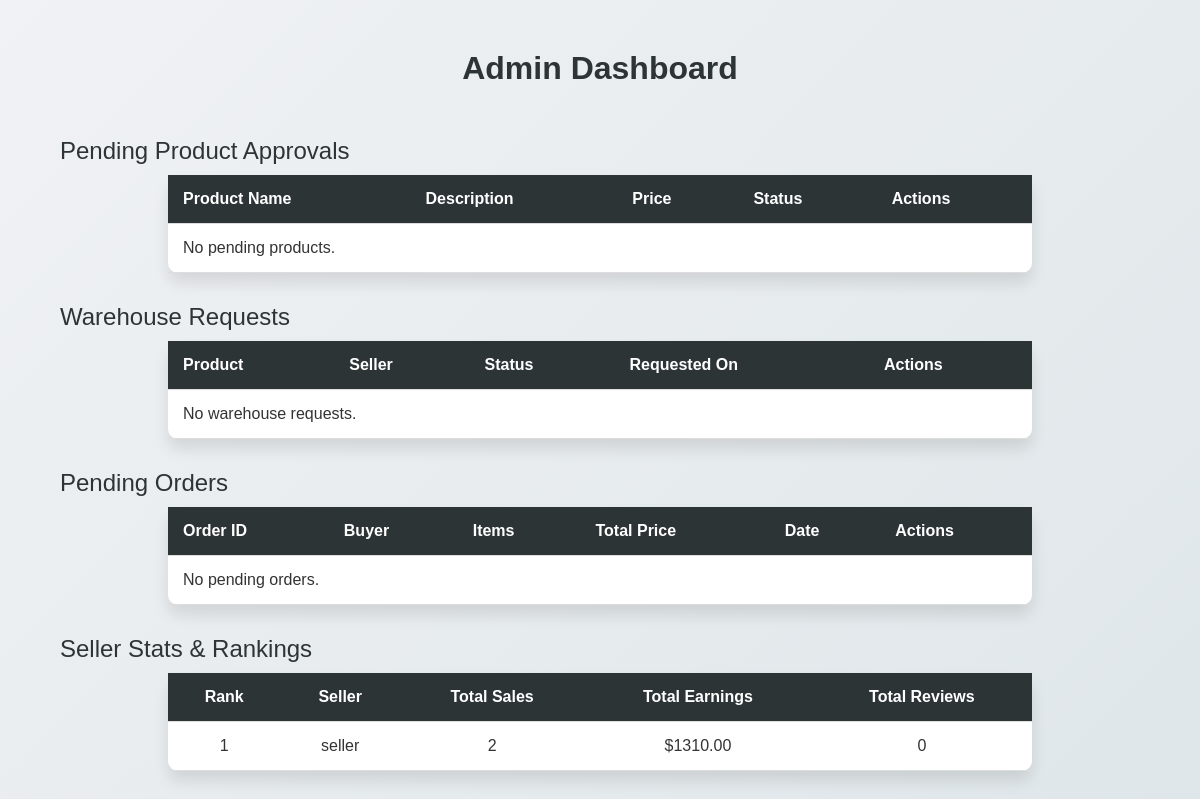
The app's page /admin/dashboard (signed in), older data.
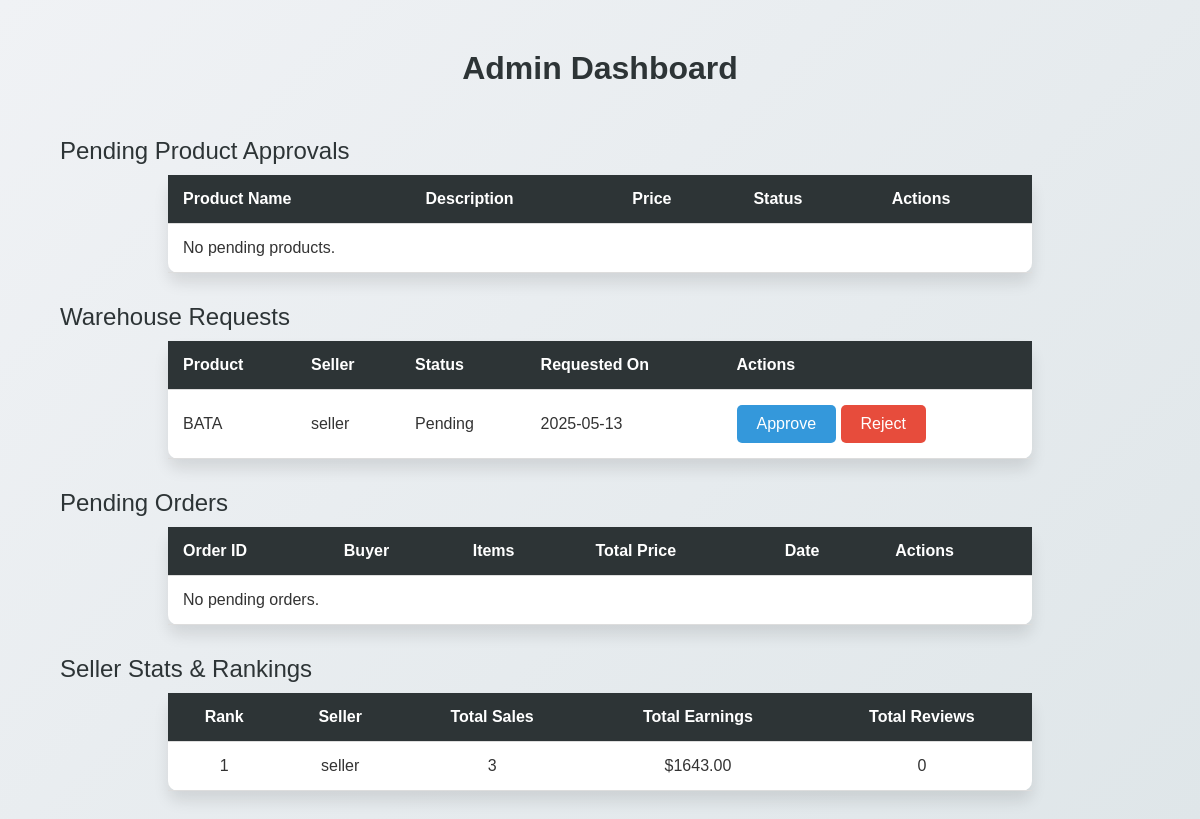
The same page, newer data.
### models.py (models this page shows, shortened)
class User(db.Model, UserMixin):
    id = db.Column(db.Integer, primary_key=True)
    username = db.Column(db.String(100), unique=True, nullable=False)
    email = db.Column(db.String(120), unique=True, nullable=False)
    password_hash = db.Column(db.String(255), nullable=False)
    role = db.Column(db.String(10), nullable=False)  # 'owner', 'buyer', 'seller'
    first_name = db.Column(db.String(100), nullable=False)
    last_name = db.Column(db.String(100), nullable=False)
    contact_number = db.Column(db.String(20), nullable=True)
    address = db.Column(db.Text, nullable=True)
    profile_picture = db.Column(db.String(255), nullable=True)
    membership_status = db.Column(db.String(10), nullable=True)  # 'free' or 'premium'
    account_status = db.Column(db.String(10), nullable=False, default='active')  # 'active', 'suspended', 'deleted'
    premium = db.Column(db.Boolean, default=False)  # Is the seller premium
    storage_count = db.Column(db.Integer, default=0)  # Track the number of products in the warehouse
    @property
    def is_active(self):
        return self.account_status == 'active'

class WarehouseRequest(db.Model):
    id = db.Column(db.Integer, primary_key=True)
    product_id = db.Column(db.Integer, db.ForeignKey('product.id'), nullable=False)
    seller_id = db.Column(db.Integer, db.ForeignKey('user.id'), nullable=False)
    status = db.Column(db.String(20), default='Pending')  # Pending, Approved, Rejected
    created_at = db.Column(db.DateTime)
    product = db.relationship('Product', backref='warehouse_requests')
    seller = db.relationship('User', backref='warehouse_requests')

class Product(db.Model):
    id = db.Column(db.Integer, primary_key=True)
    name = db.Column(db.String(100), nullable=False)
    description = db.Column(db.Text, nullable=False)
    price = db.Column(db.Float, nullable=False)
    size = db.Column(db.String(50), nullable=False)
    category = db.Column(db.String(50), nullable=False)
    brand = db.Column(db.String(50), nullable=False)
    upload_time = db.Column(db.DateTime)
    status = db.Column(db.String(20), default="pending")  # 'pending', 'approved', 'rejected'
    owner_id = db.Column(db.Integer, db.ForeignKey('user.id'), nullable=False)  # The seller
    warehouse_status = db.Column(db.String(20), default="not_stored")  # 'stored', 'not_stored'
    review_count = db.Column(db.Integer, default=0)
    total_rating = db.Column(db.Float, default=0.0)  # Total rating sum
    stock = db.Column(db.Integer, default=0)  # Number of products available to the buyer
    original_price = db.Column(db.Float, nullable=False)
    is_auctioned = db.Column(db.Boolean, default=False)
    upload_time = db.Column(db.DateTime)
    image_url = db.Column(db.String(200), nullable=True)
    owner = db.relationship('User', backref=db.backref('products', lazy=True))
    reviews = db.relationship('Review', backref='product', lazy=True)

### app.py (the view)
@app.route('/admin/dashboard')
@login_required
def admin_dashboard():
    if current_user.role != 'owner':
        flash('Access denied! You must be an admin.', 'danger')
        return redirect(url_for('home'))
    pending_products = Product.query.filter_by(status='pending').all()
    sellers = User.query.filter_by(role='seller').all()
    seller_stats = []
    for seller in sellers:
        seller_order_items = (
            OrderItem.query
            .join(Product, OrderItem.product_id == Product.id)
            .join(Order, OrderItem.order_id == Order.id)
            .filter(Product.owner_id == seller.id, Order.status == 'delivered')
            .all()
        )
        total_sales = sum(item.quantity for item in seller_order_items)
        total_earnings = sum(item.total_price for item in seller_order_items)
        seller_products = Product.query.filter_by(owner_id=seller.id).all()
        total_reviews = sum(product.review_count for product in seller_products)
        seller_stats.append({
            'seller': seller,
            'total_sales': total_sales,
            'total_earnings': total_earnings,
            'total_reviews': total_reviews
        })
    ranked_sellers = sorted(seller_stats, key=lambda x: x['total_sales'], reverse=True)
    warehouse_requests = WarehouseRequest.query.filter_by(status='Pending').all()
    pending_orders = Order.query.filter_by(status='pending').all()
    return render_template('admin_dashboard.html',
                           pending_products=pending_products,
                           sellers=sellers,
                           ranked_sellers=ranked_sellers,
                           warehouse_requests=warehouse_requests,
                           pending_orders=pending_orders)

### app.py (called while the page is built)
@login_manager.user_loader
def load_user(user_id):
    return User.query.get(int(user_id))

### templates/admin_dashboard.html (shortened to what this page needs)
<!DOCTYPE html>
<html lang="en">
<head>
</head>
<body>
  <div class="container">
    <h1>Admin Dashboard</h1>
    <div class="section-title">Pending Product Approvals</div>
    <table>
      <thead>
        <tr>
          <th>Product Name</th>
          <th>Description</th>
          <th>Price</th>
          <th>Status</th>
          <th>Actions</th>
        </tr>
      </thead>
      <tbody>
        {% for product in pending_products %}
          <tr>
            <td>{{ product.name }}</td>
            <td>{{ product.description }}</td>
            <td>{{ product.price }}</td>
            <td>{{ product.status }}</td>
            <td>
              <form action="{{ url_for('approve_product', product_id=product.id) }}" method="POST">
                <button type="submit">Approve</button>
              </form>
            </td>
          </tr>
        {% else %}
          <tr><td colspan="5">No pending products.</td></tr>
        {% endfor %}
      </tbody>
    </table>
    <div class="section-title">Warehouse Requests</div>
    <table>
      <thead>
        <tr>
          <th>Product</th>
          <th>Seller</th>
          <th>Status</th>
          <th>Requested On</th>
          <th>Actions</th>
        </tr>
      </thead>
      <tbody>
        {% for req in warehouse_requests %}
          <tr>
            <td>{{ req.product.name }}</td>
            <td>{{ req.seller.username }}</td>
            <td>{{ req.status }}</td>
            <td>{{ req.created_at.strftime('%Y-%m-%d') }}</td>
            <td>
              {% if req.status == 'Pending' %}
                <form action="{{ url_for('approve_request', request_id=req.id) }}" method="POST" style="display:inline;">
                  <button type="submit">Approve</button>
                </form>
                <form action="{{ url_for('reject_request', request_id=req.id) }}" method="POST" style="display:inline;">
                  <button type="submit" class="reject">Reject</button>
                </form>
              {% else %}
                <em>No actions available</em>
              {% endif %}
            </td>
          </tr>
        {% else %}
          <tr><td colspan="5">No warehouse requests.</td></tr>
        {% endfor %}
      </tbody>
    </table>
    <div class="section-title">Pending Orders</div>
    <table>
      <thead>
        <tr>
          <th>Order ID</th>
          <th>Buyer</th>
          <th>Items</th>
          <th>Total Price</th>
          <th>Date</th>
          <th>Actions</th>
        </tr>
      </thead>
      <tbody>
        {% for order in pending_orders %}
          <tr>
            <td>{{ order.id }}</td>
            <td>{{ order.buyer.username }}</td>
            <td>
              <ul>
                {% for item in order.items %}
                  <li>{{ item.product.name }} (x{{ item.quantity }})</li>
                {% endfor %}
              </ul>
            </td>
            <td>${{ "%.2f"|format(order.total_price) }}</td>
            <td>{{ order.order_date.strftime('%Y-%m-%d') }}</td>
            <td>
              <form action="{{ url_for('confirm_order', order_id=order.id) }}" method="POST" style="display:inline;">
                <button type="submit">Confirm</button>
              </form>
              <form action="{{ url_for('cancel_order', order_id=order.id) }}" method="POST" style="display:inline;">
                <button type="submit" class="reject" onclick="return confirm('Cancel this order?')">Cancel</button>
              </form>
            </td>
          </tr>
        {% else %}
          <tr><td colspan="6">No pending orders.</td></tr>
        {% endfor %}
      </tbody>
    </table>
    <div class="section-title">Seller Stats & Rankings</div>
    <table class="stats-table">
      <thead>
        <tr>
          <th>Rank</th>
          <th>Seller</th>
          <th>Total Sales</th>
          <th>Total Earnings</th>
          <th>Total Reviews</th>
        </tr>
      </thead>
      <tbody>
        {% for stat in ranked_sellers %}
          <tr>
            <td>{{ loop.index }}</td>
            <td>{{ stat.seller.username }}</td>
            <td>{{ stat.total_sales }}</td>
            <td>${{ "%.2f"|format(stat.total_earnings) }}</td>
            <td>{{ stat.total_reviews }}</td>
          </tr>
        {% endfor %}
      </tbody>
    </table>
  </div>
</body>
</html>

### templates/admin_dashboard.html (style rules this page uses)
body { font-family: 'Arial', sans-serif; background: linear-gradient(135deg, #f0f2f5, #dfe6e9); color: #333; margin: 0; padding: 0; }
h1, h2 { color: #2d3436; text-align: center; padding: 20px 0; font-size: 2em; }
.container { width: 90%; margin: 30px auto; }
.section-title { color: #2d3436; font-size: 1.5em; margin-top: 30px; margin-bottom: 10px; }
table { width: 80%; margin: 0 auto; border-collapse: collapse; background: #ffffff; border-radius: 10px; box-shadow: 0px 10px 15px rgba(0, 0, 0, 0.1); }
th, td { padding: 15px; text-align: left; border-bottom: 1px solid #ddd; }
th { background-color: #2d3436; color: #ffffff; }
button { padding: 10px 20px; background-color: #3498db; border: none; color: #ffffff; border-radius: 5px; cursor: pointer; font-size: 1em; transition: background-color 0.3s ease; }
button.reject { background-color: #e74c3c; }
.stats-table th, .stats-table td { text-align: center; }

Row changes from the older to the newer data that the page shows:
added WarehouseRequest: product.name "BATA", seller.username "seller", status "Pending", created_at "2025-05-13"
Text that changed along with them:
new list line: "1 3 $ 1643.00 0"
new list line: "seller"
text no longer shown: "No warehouse requests."
list line gone: "1 2 $ 1310.00 0"
list line gone: "seller"
